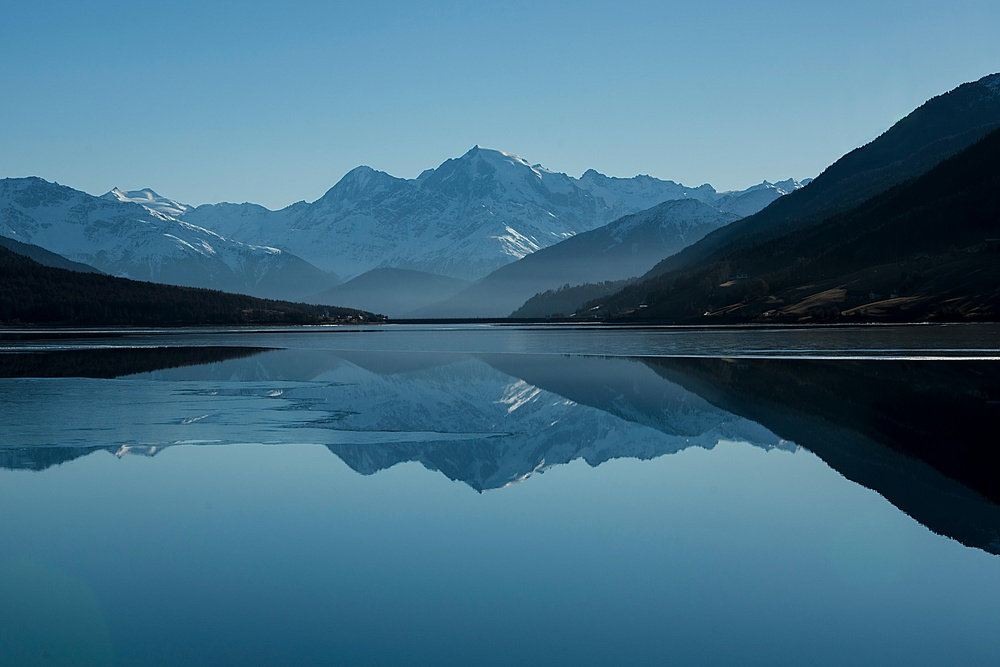
#> input picture image.jpg, 1000 x 667 px, shrunk from 6000 x 4000 before the run, found by its file name
$ jupyter execute Exp11.ipynb   (older library calls are emulated)
#> lines starting #> are read from the running program, lines starting #| are printed output that depends on the picture; after the words box and inside, x2 and y2 are one past the last pixel; in counts of white or black regions, pixels touching at a corner belong together
[cell 1]
import cv2
import numpy as np
import matplotlib.pyplot as plt

# Load grayscale image
image = cv2.imread('C:\\Users\\Student\\Documents\\Img processing\\image.jpg', cv2.IMREAD_GRAYSCALE)
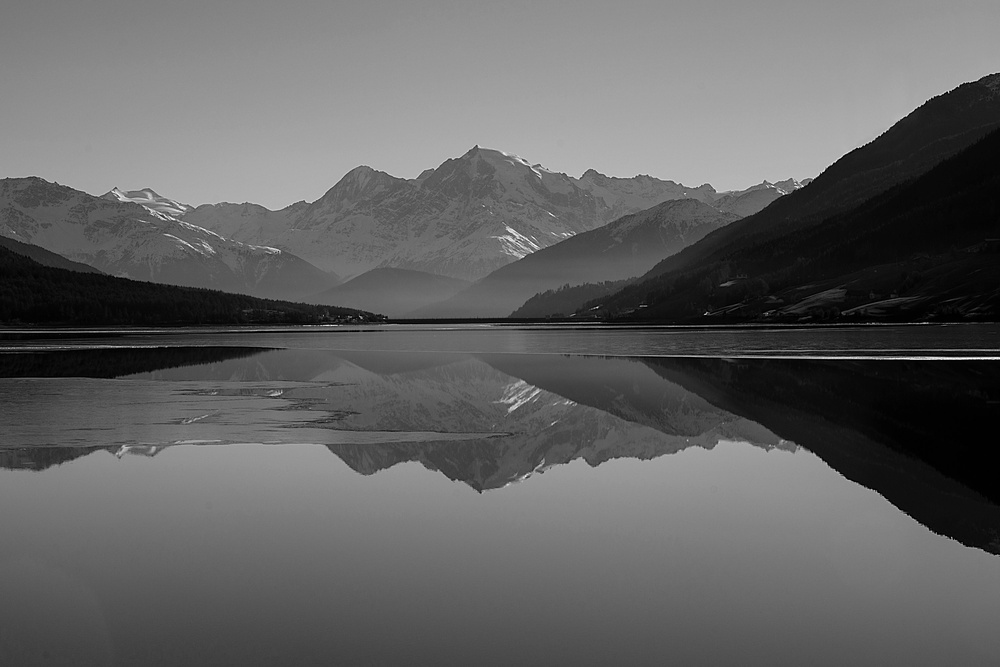
#> image: shape (667, 1000); min 0, max 255, mean 98

if image is None:
    raise FileNotFoundError("Image not found. Make sure 'image.jpg' exists in the directory.")

# Apply Gaussian blur for noise reduction
blurred_image = cv2.GaussianBlur(image, (5, 5), 0)

# Edge Detection using Sobel, Prewitt, and Canny
sobel_x = cv2.Sobel(blurred_image, cv2.CV_64F, 1, 0, ksize=3)
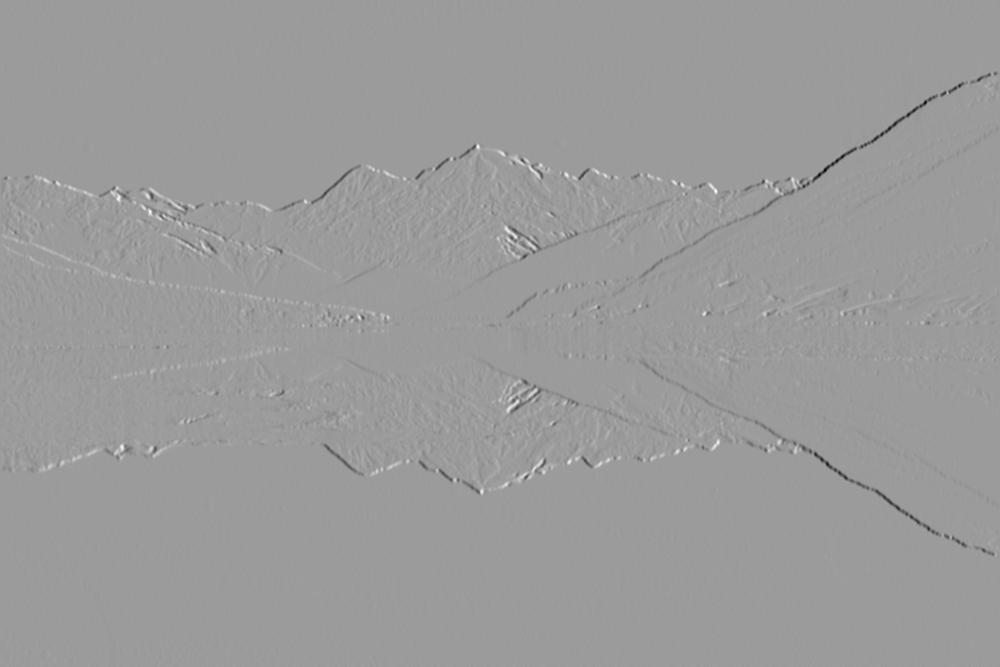
#> sobel_x: shape (667, 1000) float64; min -353, max 226, mean -0.3; drawn with min black and max white
sobel_y = cv2.Sobel(blurred_image, cv2.CV_64F, 0, 1, ksize=3)
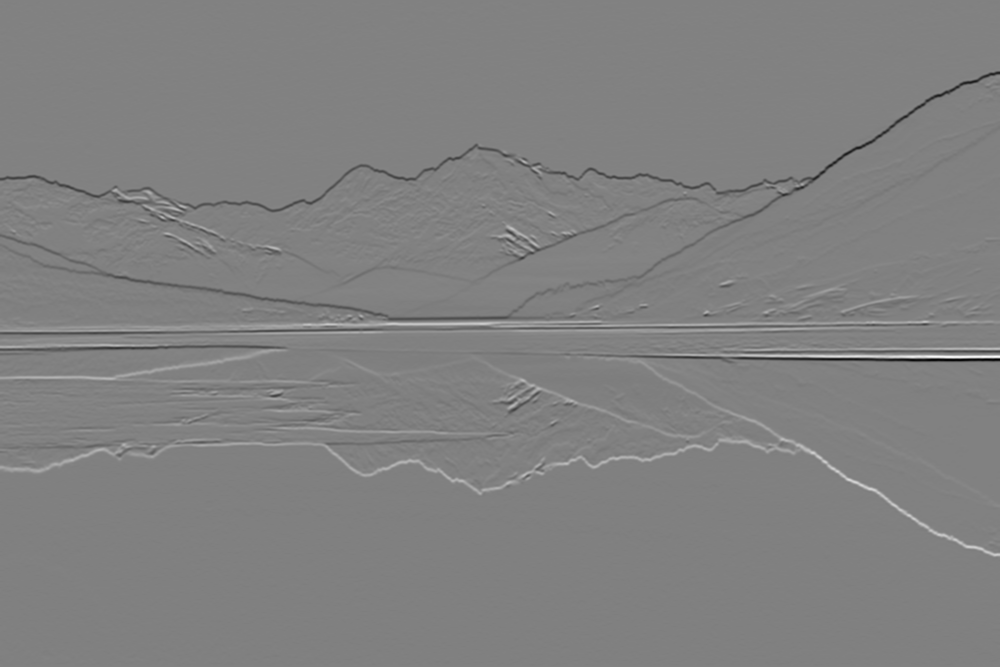
#> sobel_y: shape (667, 1000) float64; min -515, max 503, mean -0.8; drawn with min black and max white
sobel_edges = cv2.magnitude(sobel_x, sobel_y)
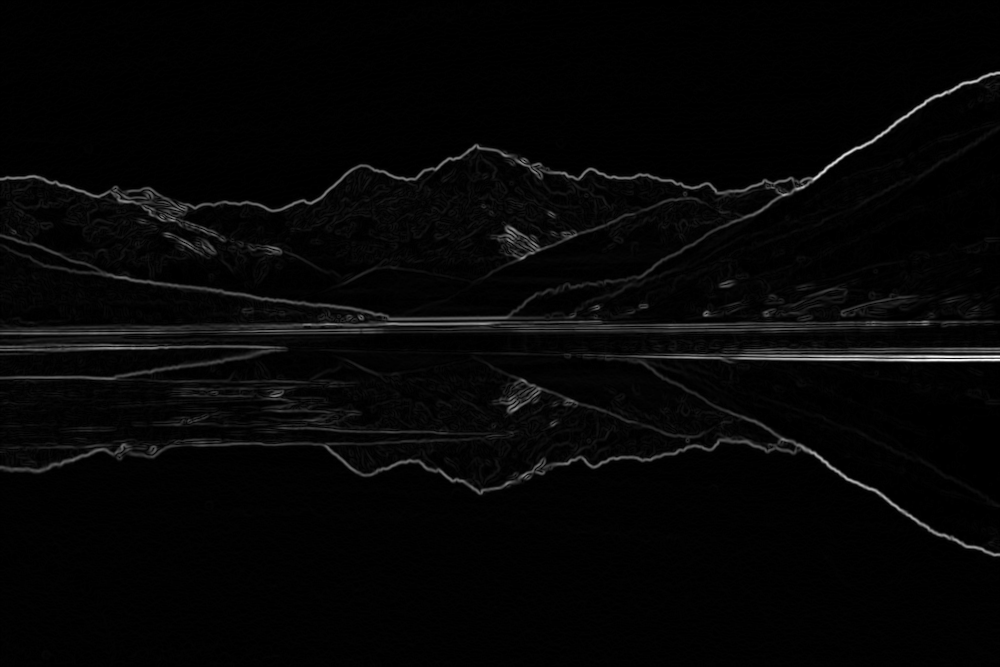
#> sobel_edges: shape (667, 1000) float64; min 0, max 515, mean 12.8; drawn with min black and max white

prewitt_x = cv2.filter2D(blurred_image, -1, np.array([[1, 0, -1], [1, 0, -1], [1, 0, -1]]))
prewitt_y = cv2.filter2D(blurred_image, -1, np.array([[1, 1, 1], [0, 0, 0], [-1, -1, -1]]))
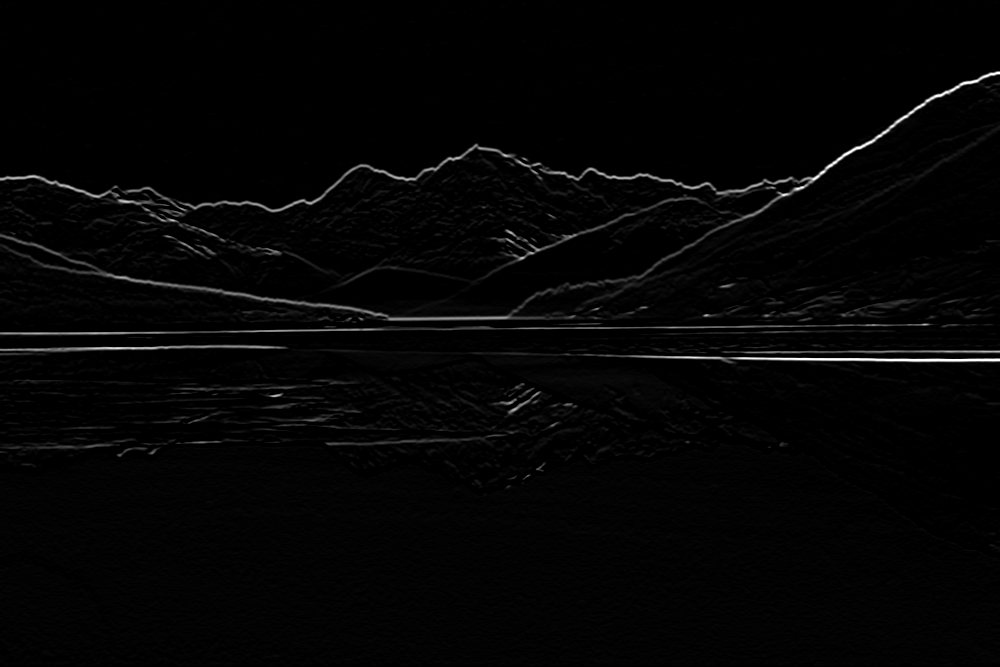
#> prewitt_y: shape (667, 1000); min 0, max 255, mean 4.4
prewitt_edges = cv2.magnitude(prewitt_x.astype(np.float32), prewitt_y.astype(np.float32))

canny_edges = cv2.Canny(blurred_image, 50, 150)
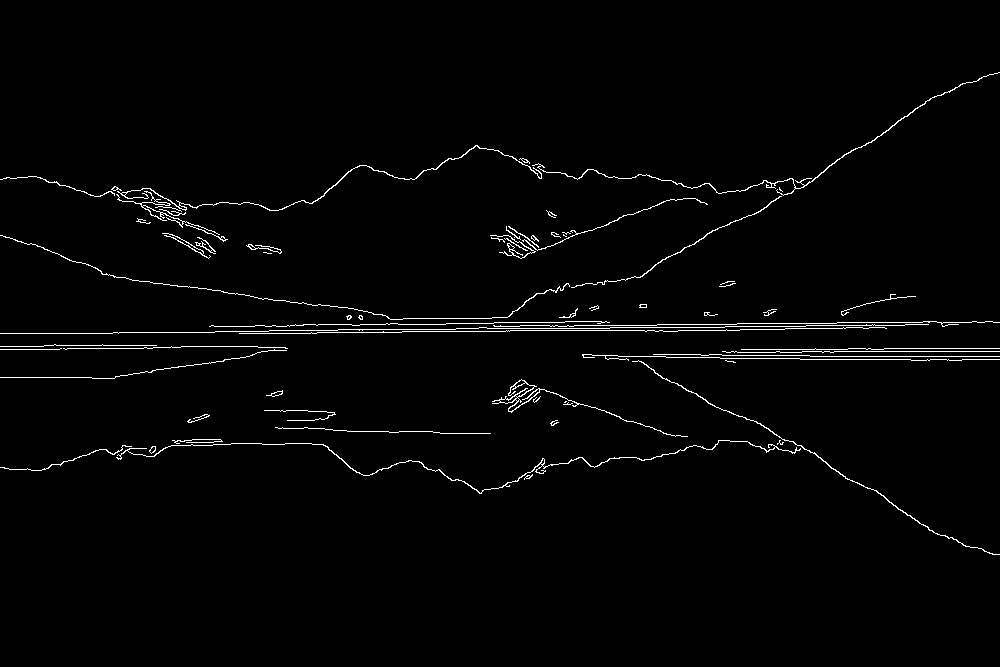
#> canny_edges: shape (667, 1000); 1.7% white in thin lines or dots, all inside (x1, y1, x2, y2) = (0, 72, 1000, 555)

# Line Detection using Hough Transform
edges = cv2.Canny(blurred_image, 50, 150)
lines = cv2.HoughLines(edges, 1, np.pi/180, 100)
#> lines = 82 rows, first 8: [338, 1.55], [335, 1.55], [330, 1.57], [325, 1.57], [342, 1.59], [356, 1.57], [348, 1.57], [345, 1.59]
line_image = np.copy(image)
if lines is not None:
    for rho, theta in lines[:, 0]:
        a, b = np.cos(theta), np.sin(theta)
        x0, y0 = int(a * rho), int(b * rho)
        x1, y1 = int(x0 + 1000 * (-b)), int(y0 + 1000 * (a))
        x2, y2 = int(x0 - 1000 * (-b)), int(y0 - 1000 * (a))
        cv2.line(line_image, (x1, y1), (x2, y2), (255, 0, 0), 2)
#> this loop made 82 passes
#> (rho, theta, a, b, x0, y0, x1, y1) on passes 1 to 12: (338, 1.55, 0.0175, 1, 5, 337, -994, 354), (335, 1.55, 0.0175, 1, 5, 334, -994, 351), (330, 1.57, -4.37e-08, 1, 0, 330, -1000, 329), (325, 1.57, -4.37e-08, 1, 0, 325, -1000, 324), (342, 1.59, -0.0175, 1, -5, 341, -1004, 323), (356, 1.57, -4.37e-08, 1, 0, 356, -1000, 355), (348, 1.57, -4.37e-08, 1, 0, 348, -1000, 347), (345, 1.59, -0.0175, 1, -6, 344, -1005, 326), (322, 1.57, -4.37e-08, 1, 0, 322, -1000, 321), (328, 1.57, -4.37e-08, 1, 0, 328, -1000, 327), (351, 1.57, -4.37e-08, 1, 0, 351, -1000, 350), (331, 1.55, 0.0175, 1, 5, 330, -994, 347)
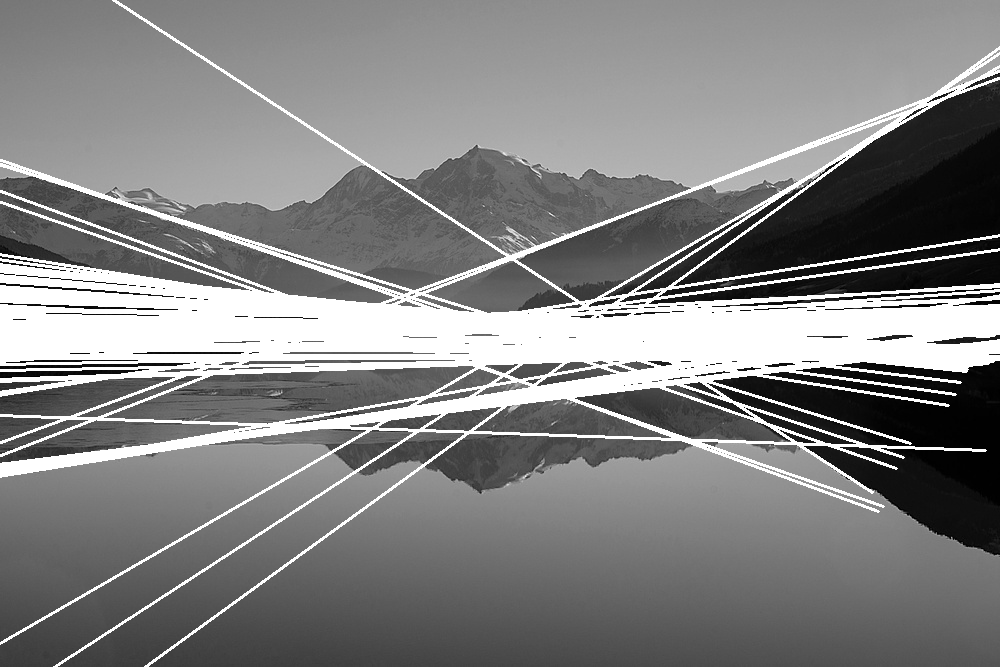
#> line_image: shape (667, 1000); 16.76% of pixels changed, all inside (x1, y1, x2, y2) = (0, 0, 1000, 667)

# Point Detection using Laplacian Filter
laplacian = cv2.Laplacian(blurred_image, cv2.CV_64F)

# Display Results
fig, axes = plt.subplots(2, 4, figsize=(15, 10))

axes[0, 0].imshow(image, cmap='gray'); axes[0, 0].set_title("Original")
axes[0, 1].imshow(sobel_edges, cmap='gray'); axes[0, 1].set_title("Sobel Edges")
axes[0, 2].imshow(prewitt_edges, cmap='gray'); axes[0, 2].set_title("Prewitt Edges")
axes[0, 3].imshow(canny_edges, cmap='gray'); axes[0, 3].set_title("Canny Edges")

axes[1, 0].imshow(line_image, cmap='gray'); axes[1, 0].set_title("Hough Lines")
axes[1, 1].imshow(laplacian, cmap='gray'); axes[1, 1].set_title("Laplacian (Point Detection)")

for ax in axes.flatten():
    ax.axis('off')

plt.tight_layout()
plt.show()
